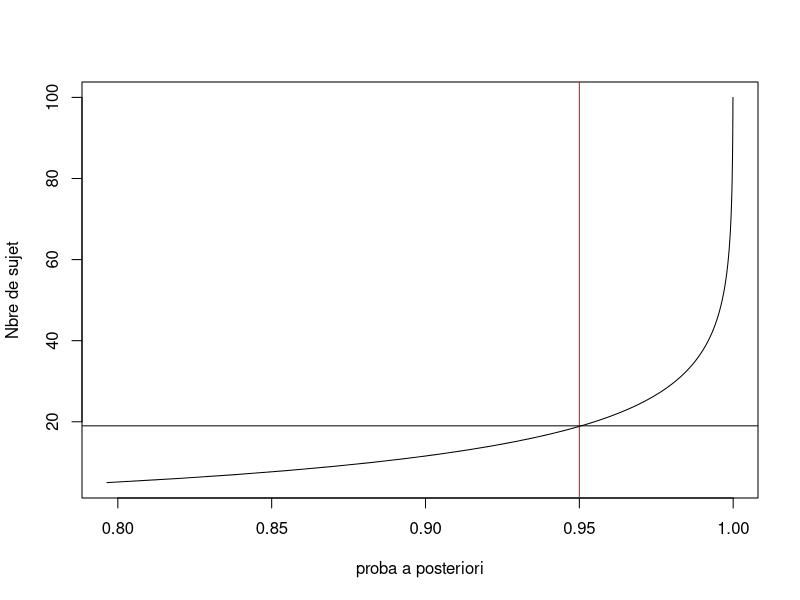

The R source for this figure:
# Protocol :  
# VE = 70% ; n = 53
# 90% proba a  posteriori d'avoir VE > 0.2
# 1.7% incidence dans le placebo et 20% de pdv

# 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 = token de push github


calcul_p <- function(VE_estime, n) {
  
  theta <- (VE_estime - 1)/(VE_estime - 2)
  
  n_vaccin <- n * theta
  
  n_placebo <- n - n_vaccin
  
  simu <- rbeta(n, shape1 = 0.700102 + n_vaccin, shape2 = 1 + n - n_vaccin)
  
  
  p <- pbeta(q = 7/17, shape1 = 0.700102 + n_vaccin, 1 + n - n_vaccin, lower.tail = T) # Pour VE > 0.2
  
  return(p)
}



sec_n <- seq(5,100,1)
vec_sim <- sapply(seq(5,100,1), calcul_p, VE_estime = 0.7) # True valeur


plot(y = sec_n, x = vec_sim, "l", xlab = "proba a posteriori", ylab = "Nbre de sujet")
abline(v=0.95, col = "red")
abline(h = sec_n[which(vec_sim > 0.95)][1]) # 55





theta = 7/17
n_vaccin <- 19 * theta
n_placebo <- 19 - n_vaccin
round(round(n_vaccin + n_placebo + 1)/0.8/0.017)

